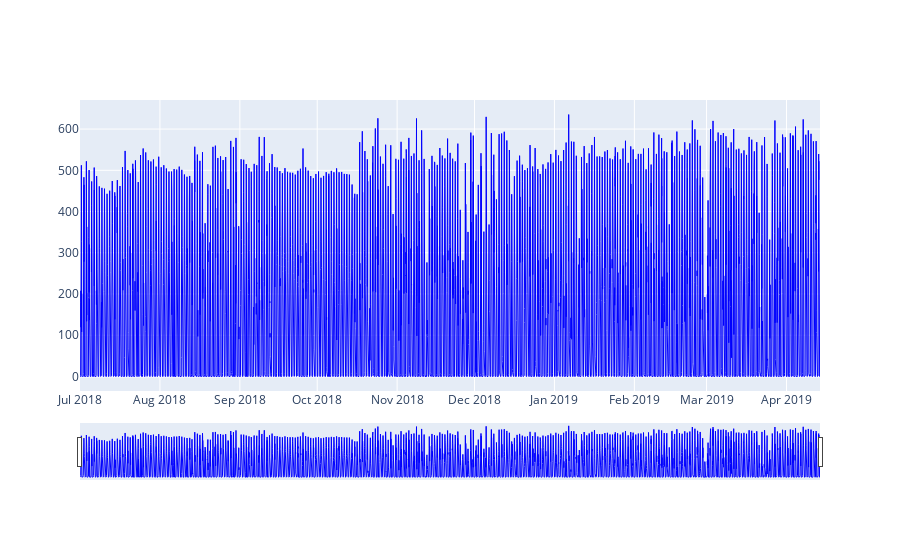

The notebook cell saved with this chart:
### Markdown cell above
**5. Affiche les données**

### Code cell
import plotly.graph_objects as go

fig = go.Figure()

fig.add_trace(go.Scatter(x=df_etude.index,y=df_etude['watts'], line=dict(color='blue', width=1),name="Puissance (W)"))
fig.update_xaxes(rangeslider_visible=True)
yaxis=dict(autorange = True,fixedrange= False)
fig.update_yaxes(yaxis)
fig.show()

### Figure 1 — Plotly figure (JSON) as saved in the notebook; plotly's stock layout.template omitted (floating-point values rounded to 4 significant figures; data arrays with more than 128 entries replaced by an {"elided": "..."} marker saying what was removed)
{"data": [{"line": {"color": "blue", "width": 1}, "name": "Puissance (W)", "type": "scatter", "x": {"elided": "27553 str values"}, "y": {"elided": "27553 float values"}}], "layout": {"xaxis": {"rangeslider": {"visible": true}}, "yaxis": {"autorange": true, "fixedrange": false}}}
